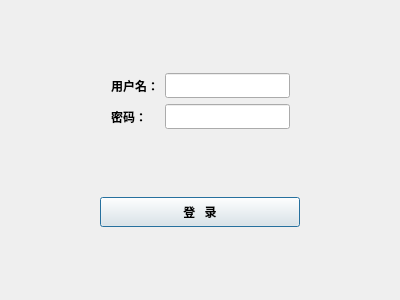
<?xml version="1.0" encoding="UTF-8"?>
<ui version="4.0">
 <class>LoginDialog</class>
 <widget class="QDialog" name="LoginDialog">
  <property name="geometry">
   <rect>
    <x>0</x>
    <y>0</y>
    <width>400</width>
    <height>300</height>
   </rect>
  </property>
  <property name="windowTitle">
   <string>棋牌管理系统</string>
  </property>
  <layout class="QVBoxLayout" name="verticalLayout">
   <item>
    <spacer name="verticalSpacer">
     <property name="orientation">
      <enum>Qt::Vertical</enum>
     </property>
     <property name="sizeHint" stdset="0">
      <size>
       <width>20</width>
       <height>53</height>
      </size>
     </property>
    </spacer>
   </item>
   <item>
    <layout class="QHBoxLayout" name="horizontalLayout">
     <item>
      <spacer name="horizontalSpacer">
       <property name="orientation">
        <enum>Qt::Horizontal</enum>
       </property>
       <property name="sizeHint" stdset="0">
        <size>
         <width>40</width>
         <height>20</height>
        </size>
       </property>
      </spacer>
     </item>
     <item>
      <layout class="QGridLayout" name="gridLayout">
       <item row="0" column="0">
        <widget class="QLabel" name="userLabel">
         <property name="font">
          <font>
           <family>微软雅黑</family>
           <weight>75</weight>
           <bold>true</bold>
          </font>
         </property>
         <property name="text">
          <string>用户名：</string>
         </property>
        </widget>
       </item>
       <item row="0" column="1">
        <widget class="QLineEdit" name="userEdit">
         <property name="font">
          <font>
           <family>微软雅黑</family>
           <weight>75</weight>
           <bold>true</bold>
          </font>
         </property>
        </widget>
       </item>
       <item row="1" column="0">
        <widget class="QLabel" name="passwordLabel">
         <property name="font">
          <font>
           <family>微软雅黑</family>
           <weight>75</weight>
           <bold>true</bold>
          </font>
         </property>
         <property name="text">
          <string>密码：</string>
         </property>
        </widget>
       </item>
       <item row="1" column="1">
        <widget class="QLineEdit" name="passwordEdit">
         <property name="font">
          <font>
           <family>微软雅黑</family>
           <weight>75</weight>
           <bold>true</bold>
          </font>
         </property>
        </widget>
       </item>
      </layout>
     </item>
     <item>
      <spacer name="horizontalSpacer_2">
       <property name="orientation">
        <enum>Qt::Horizontal</enum>
       </property>
       <property name="sizeHint" stdset="0">
        <size>
         <width>40</width>
         <height>20</height>
        </size>
       </property>
      </spacer>
     </item>
    </layout>
   </item>
   <item>
    <spacer name="verticalSpacer_2">
     <property name="orientation">
      <enum>Qt::Vertical</enum>
     </property>
     <property name="sizeHint" stdset="0">
      <size>
       <width>20</width>
       <height>55</height>
      </size>
     </property>
    </spacer>
   </item>
   <item>
    <layout class="QHBoxLayout" name="horizontalLayout_3">
     <item>
      <spacer name="horizontalSpacer_5">
       <property name="orientation">
        <enum>Qt::Horizontal</enum>
       </property>
       <property name="sizeHint" stdset="0">
        <size>
         <width>40</width>
         <height>20</height>
        </size>
       </property>
      </spacer>
     </item>
     <item>
      <widget class="QPushButton" name="loginButton">
       <property name="sizePolicy">
        <sizepolicy hsizetype="Minimum" vsizetype="Fixed">
         <horstretch>0</horstretch>
         <verstretch>0</verstretch>
        </sizepolicy>
       </property>
       <property name="minimumSize">
        <size>
         <width>200</width>
         <height>30</height>
        </size>
       </property>
       <property name="font">
        <font>
         <family>微软雅黑</family>
         <weight>75</weight>
         <bold>true</bold>
        </font>
       </property>
       <property name="text">
        <string>登   录</string>
       </property>
      </widget>
     </item>
     <item>
      <spacer name="horizontalSpacer_6">
       <property name="orientation">
        <enum>Qt::Horizontal</enum>
       </property>
       <property name="sizeHint" stdset="0">
        <size>
         <width>40</width>
         <height>20</height>
        </size>
       </property>
      </spacer>
     </item>
    </layout>
   </item>
   <item>
    <spacer name="verticalSpacer_3">
     <property name="orientation">
      <enum>Qt::Vertical</enum>
     </property>
     <property name="sizeHint" stdset="0">
      <size>
       <width>20</width>
       <height>53</height>
      </size>
     </property>
    </spacer>
   </item>
  </layout>
 </widget>
 <resources/>
 <connections/>
</ui>
